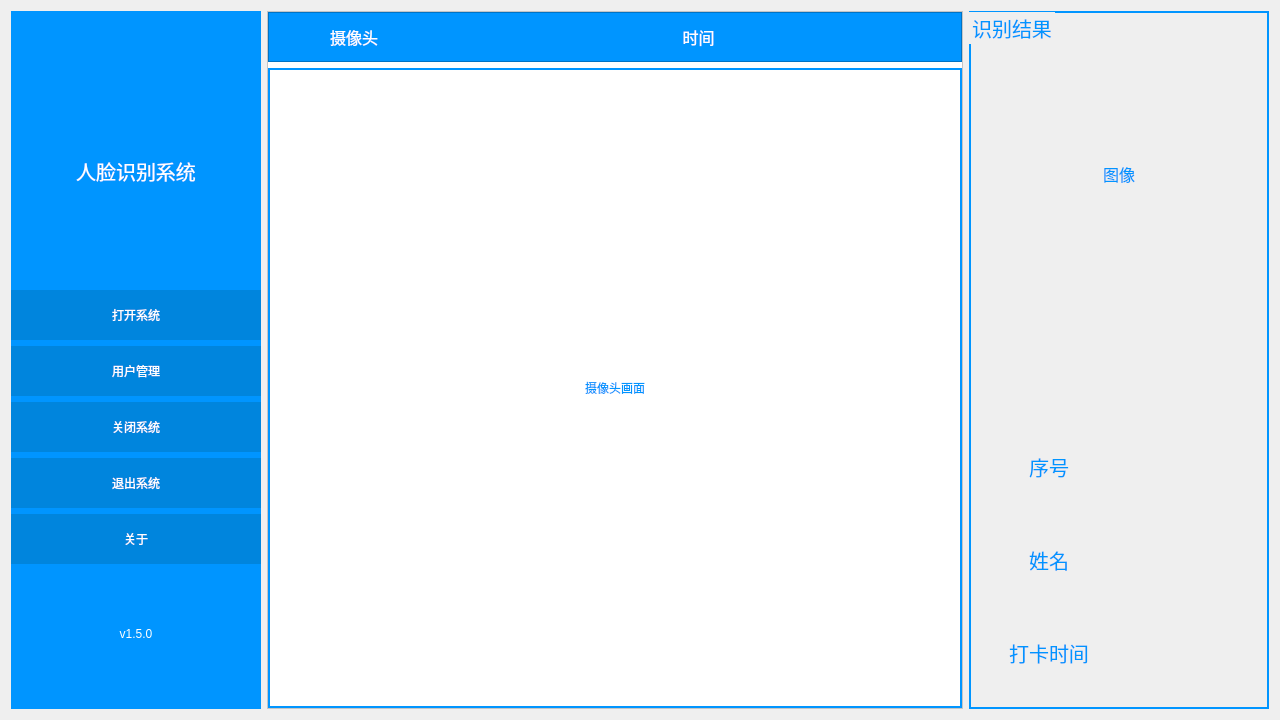
<?xml version="1.0" encoding="UTF-8"?>
<ui version="4.0">
 <class>MainWidget</class>
 <widget class="QWidget" name="MainWidget">
  <property name="geometry">
   <rect>
    <x>0</x>
    <y>0</y>
    <width>1280</width>
    <height>720</height>
   </rect>
  </property>
  <property name="windowTitle">
   <string>人脸识别系统</string>
  </property>
  <property name="windowIcon">
   <iconset resource="resources.qrc">
    <normaloff>:/new/prefix1/E:/icon/FaceRecognition/人脸识别_64.png</normaloff>:/new/prefix1/E:/icon/FaceRecognition/人脸识别_64.png</iconset>
  </property>
  <layout class="QHBoxLayout" name="horizontalLayout_5">
   <item>
    <widget class="QWidget" name="widget" native="true">
     <property name="maximumSize">
      <size>
       <width>250</width>
       <height>16777215</height>
      </size>
     </property>
     <property name="styleSheet">
      <string notr="true">background-color: rgb(0, 149, 255);</string>
     </property>
     <layout class="QVBoxLayout" name="verticalLayout">
      <property name="leftMargin">
       <number>0</number>
      </property>
      <property name="rightMargin">
       <number>0</number>
      </property>
      <item>
       <widget class="QLabel" name="label_15">
        <property name="text">
         <string/>
        </property>
        <property name="pixmap">
         <pixmap resource="resources.qrc">:/new/prefix1/Resources/人脸识别_64_1.png</pixmap>
        </property>
        <property name="alignment">
         <set>Qt::AlignBottom|Qt::AlignHCenter</set>
        </property>
       </widget>
      </item>
      <item>
       <widget class="QLabel" name="label">
        <property name="font">
         <font>
          <family>AcadEref</family>
          <pointsize>15</pointsize>
         </font>
        </property>
        <property name="styleSheet">
         <string notr="true">color: rgb(255, 255, 255);</string>
        </property>
        <property name="text">
         <string>人脸识别系统</string>
        </property>
        <property name="alignment">
         <set>Qt::AlignHCenter|Qt::AlignTop</set>
        </property>
       </widget>
      </item>
      <item>
       <widget class="QPushButton" name="bt_open">
        <property name="minimumSize">
         <size>
          <width>0</width>
          <height>50</height>
         </size>
        </property>
        <property name="styleSheet">
         <string notr="true">background-color: rgb(0, 133, 221);
color: rgb(255, 255, 255);
border-style:outset
</string>
        </property>
        <property name="text">
         <string>打开系统</string>
        </property>
        <property name="icon">
         <iconset resource="resources.qrc">
          <normaloff>:/new/prefix1/Resources/校验_check-one.svg</normaloff>:/new/prefix1/Resources/校验_check-one.svg</iconset>
        </property>
        <property name="iconSize">
         <size>
          <width>32</width>
          <height>32</height>
         </size>
        </property>
       </widget>
      </item>
      <item>
       <widget class="QPushButton" name="bt_manage">
        <property name="minimumSize">
         <size>
          <width>0</width>
          <height>50</height>
         </size>
        </property>
        <property name="styleSheet">
         <string notr="true">background-color: rgb(0, 133, 221);
color: rgb(255, 255, 255);
border-style:outset
</string>
        </property>
        <property name="text">
         <string>用户管理</string>
        </property>
        <property name="icon">
         <iconset resource="resources.qrc">
          <normaloff>:/new/prefix1/Resources/人员_people.svg</normaloff>:/new/prefix1/Resources/人员_people.svg</iconset>
        </property>
        <property name="iconSize">
         <size>
          <width>32</width>
          <height>32</height>
         </size>
        </property>
       </widget>
      </item>
      <item>
       <widget class="QPushButton" name="bt_close">
        <property name="minimumSize">
         <size>
          <width>0</width>
          <height>50</height>
         </size>
        </property>
        <property name="styleSheet">
         <string notr="true">background-color: rgb(0, 133, 221);
color: rgb(255, 255, 255);
border-style:outset
</string>
        </property>
        <property name="text">
         <string>关闭系统</string>
        </property>
        <property name="icon">
         <iconset resource="resources.qrc">
          <normaloff>:/new/prefix1/Resources/关闭_close-one.svg</normaloff>:/new/prefix1/Resources/关闭_close-one.svg</iconset>
        </property>
        <property name="iconSize">
         <size>
          <width>32</width>
          <height>32</height>
         </size>
        </property>
       </widget>
      </item>
      <item>
       <widget class="QPushButton" name="bt_exit">
        <property name="minimumSize">
         <size>
          <width>0</width>
          <height>50</height>
         </size>
        </property>
        <property name="styleSheet">
         <string notr="true">background-color: rgb(0, 133, 221);
color: rgb(255, 255, 255);
border-style:outset
</string>
        </property>
        <property name="text">
         <string>退出系统</string>
        </property>
        <property name="icon">
         <iconset resource="resources.qrc">
          <normaloff>:/new/prefix1/Resources/退出_logout (1).svg</normaloff>:/new/prefix1/Resources/退出_logout (1).svg</iconset>
        </property>
        <property name="iconSize">
         <size>
          <width>32</width>
          <height>32</height>
         </size>
        </property>
       </widget>
      </item>
      <item>
       <widget class="QPushButton" name="bt_about">
        <property name="minimumSize">
         <size>
          <width>0</width>
          <height>50</height>
         </size>
        </property>
        <property name="styleSheet">
         <string notr="true">background-color: rgb(0, 133, 221);
color: rgb(255, 255, 255);
border-style:outset
</string>
        </property>
        <property name="text">
         <string>关于</string>
        </property>
        <property name="icon">
         <iconset resource="resources.qrc">
          <normaloff>:/new/prefix1/Resources/提示_tips-one.svg</normaloff>:/new/prefix1/Resources/提示_tips-one.svg</iconset>
        </property>
        <property name="iconSize">
         <size>
          <width>32</width>
          <height>32</height>
         </size>
        </property>
       </widget>
      </item>
      <item>
       <widget class="QLabel" name="label_2">
        <property name="styleSheet">
         <string notr="true">color: rgb(255, 255, 255);</string>
        </property>
        <property name="text">
         <string>v1.5.0</string>
        </property>
        <property name="alignment">
         <set>Qt::AlignCenter</set>
        </property>
       </widget>
      </item>
     </layout>
    </widget>
   </item>
   <item>
    <widget class="QFrame" name="frame">
     <property name="styleSheet">
      <string notr="true">background-color: rgb(255, 255, 255);
border-color: rgb(255, 255, 255);</string>
     </property>
     <property name="frameShape">
      <enum>QFrame::StyledPanel</enum>
     </property>
     <property name="frameShadow">
      <enum>QFrame::Plain</enum>
     </property>
     <layout class="QVBoxLayout" name="verticalLayout_2">
      <property name="leftMargin">
       <number>0</number>
      </property>
      <property name="topMargin">
       <number>0</number>
      </property>
      <property name="rightMargin">
       <number>0</number>
      </property>
      <property name="bottomMargin">
       <number>0</number>
      </property>
      <item>
       <widget class="QFrame" name="frame_2">
        <property name="maximumSize">
         <size>
          <width>16777215</width>
          <height>50</height>
         </size>
        </property>
        <property name="styleSheet">
         <string notr="true">background-color: rgb(0, 149, 255);</string>
        </property>
        <property name="frameShape">
         <enum>QFrame::StyledPanel</enum>
        </property>
        <property name="frameShadow">
         <enum>QFrame::Raised</enum>
        </property>
        <layout class="QHBoxLayout" name="horizontalLayout">
         <property name="leftMargin">
          <number>0</number>
         </property>
         <property name="topMargin">
          <number>0</number>
         </property>
         <property name="rightMargin">
          <number>0</number>
         </property>
         <property name="bottomMargin">
          <number>0</number>
         </property>
         <item>
          <widget class="QLabel" name="label_14">
           <property name="minimumSize">
            <size>
             <width>40</width>
             <height>0</height>
            </size>
           </property>
           <property name="maximumSize">
            <size>
             <width>55</width>
             <height>16777215</height>
            </size>
           </property>
           <property name="text">
            <string/>
           </property>
           <property name="pixmap">
            <pixmap resource="resources.qrc">:/new/prefix1/Resources/相机_camera (1).svg</pixmap>
           </property>
           <property name="alignment">
            <set>Qt::AlignRight|Qt::AlignTrailing|Qt::AlignVCenter</set>
           </property>
          </widget>
         </item>
         <item>
          <widget class="QLabel" name="label_3">
           <property name="maximumSize">
            <size>
             <width>100</width>
             <height>16777215</height>
            </size>
           </property>
           <property name="font">
            <font>
             <family>AcadEref</family>
             <pointsize>12</pointsize>
            </font>
           </property>
           <property name="styleSheet">
            <string notr="true">color: rgb(255, 255, 255);</string>
           </property>
           <property name="text">
            <string>摄像头</string>
           </property>
          </widget>
         </item>
         <item>
          <widget class="QLabel" name="label_time">
           <property name="font">
            <font>
             <family>AcadEref</family>
             <pointsize>12</pointsize>
            </font>
           </property>
           <property name="styleSheet">
            <string notr="true">color: rgb(255, 255, 255);</string>
           </property>
           <property name="text">
            <string>时间</string>
           </property>
           <property name="alignment">
            <set>Qt::AlignCenter</set>
           </property>
          </widget>
         </item>
        </layout>
       </widget>
      </item>
      <item>
       <widget class="QLabel" name="label_camera">
        <property name="styleSheet">
         <string notr="true">border-color: rgb(0, 149, 255);
border-width: 2px;
border-style: solid;
color: rgb(0, 149, 255);</string>
        </property>
        <property name="frameShadow">
         <enum>QFrame::Sunken</enum>
        </property>
        <property name="lineWidth">
         <number>0</number>
        </property>
        <property name="text">
         <string>摄像头画面</string>
        </property>
        <property name="alignment">
         <set>Qt::AlignCenter</set>
        </property>
       </widget>
      </item>
     </layout>
    </widget>
   </item>
   <item>
    <widget class="QGroupBox" name="groupBox">
     <property name="maximumSize">
      <size>
       <width>300</width>
       <height>16777215</height>
      </size>
     </property>
     <property name="font">
      <font>
       <pointsize>15</pointsize>
      </font>
     </property>
     <property name="styleSheet">
      <string notr="true">QGroupBox{
border-color: rgb(0, 149, 255);
color: rgb(0, 149, 255);
border-width: 2px;
border-style: solid;
}
</string>
     </property>
     <property name="title">
      <string>识别结果</string>
     </property>
     <property name="flat">
      <bool>false</bool>
     </property>
     <layout class="QVBoxLayout" name="verticalLayout_3">
      <item>
       <widget class="QLabel" name="label_picture">
        <property name="minimumSize">
         <size>
          <width>0</width>
          <height>300</height>
         </size>
        </property>
        <property name="font">
         <font>
          <pointsize>12</pointsize>
         </font>
        </property>
        <property name="styleSheet">
         <string notr="true">color: rgb(0, 149, 255);</string>
        </property>
        <property name="text">
         <string>图像</string>
        </property>
        <property name="alignment">
         <set>Qt::AlignCenter</set>
        </property>
       </widget>
      </item>
      <item>
       <widget class="QLabel" name="label_result">
        <property name="font">
         <font>
          <pointsize>15</pointsize>
         </font>
        </property>
        <property name="styleSheet">
         <string notr="true">color: rgb(0, 149, 255);</string>
        </property>
        <property name="text">
         <string/>
        </property>
        <property name="alignment">
         <set>Qt::AlignCenter</set>
        </property>
       </widget>
      </item>
      <item>
       <layout class="QHBoxLayout" name="horizontalLayout_2">
        <item>
         <widget class="QLabel" name="label_8">
          <property name="font">
           <font>
            <pointsize>15</pointsize>
           </font>
          </property>
          <property name="styleSheet">
           <string notr="true">color: rgb(0, 149, 255);</string>
          </property>
          <property name="text">
           <string>序号</string>
          </property>
          <property name="alignment">
           <set>Qt::AlignCenter</set>
          </property>
         </widget>
        </item>
        <item>
         <widget class="QLabel" name="label_index">
          <property name="font">
           <font>
            <pointsize>15</pointsize>
           </font>
          </property>
          <property name="styleSheet">
           <string notr="true">color: rgb(0, 149, 255);</string>
          </property>
          <property name="text">
           <string/>
          </property>
          <property name="alignment">
           <set>Qt::AlignCenter</set>
          </property>
         </widget>
        </item>
       </layout>
      </item>
      <item>
       <layout class="QHBoxLayout" name="horizontalLayout_3">
        <item>
         <widget class="QLabel" name="label_9">
          <property name="font">
           <font>
            <pointsize>15</pointsize>
           </font>
          </property>
          <property name="styleSheet">
           <string notr="true">color: rgb(0, 149, 255);</string>
          </property>
          <property name="text">
           <string>姓名</string>
          </property>
          <property name="alignment">
           <set>Qt::AlignCenter</set>
          </property>
         </widget>
        </item>
        <item>
         <widget class="QLabel" name="label_name">
          <property name="font">
           <font>
            <pointsize>15</pointsize>
           </font>
          </property>
          <property name="styleSheet">
           <string notr="true">color: rgb(0, 149, 255);</string>
          </property>
          <property name="text">
           <string/>
          </property>
          <property name="alignment">
           <set>Qt::AlignCenter</set>
          </property>
         </widget>
        </item>
       </layout>
      </item>
      <item>
       <layout class="QHBoxLayout" name="horizontalLayout_4">
        <item>
         <widget class="QLabel" name="label_12">
          <property name="font">
           <font>
            <pointsize>15</pointsize>
           </font>
          </property>
          <property name="styleSheet">
           <string notr="true">color: rgb(0, 149, 255);</string>
          </property>
          <property name="text">
           <string>打卡时间</string>
          </property>
          <property name="alignment">
           <set>Qt::AlignCenter</set>
          </property>
         </widget>
        </item>
        <item>
         <widget class="QLabel" name="label_signtime">
          <property name="font">
           <font>
            <pointsize>15</pointsize>
           </font>
          </property>
          <property name="styleSheet">
           <string notr="true">color: rgb(0, 149, 255);</string>
          </property>
          <property name="text">
           <string/>
          </property>
          <property name="alignment">
           <set>Qt::AlignCenter</set>
          </property>
         </widget>
        </item>
       </layout>
      </item>
     </layout>
    </widget>
   </item>
  </layout>
 </widget>
 <layoutdefault spacing="6" margin="11"/>
 <resources>
  <include location="resources.qrc"/>
 </resources>
 <connections/>
</ui>
